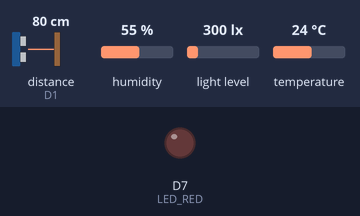
Bench run of a sketch on a simulated ESP8266 (NodeMCU). On the bench: output pins drawn as LEDs (lit = HIGH). Dashed ring = blinking. Inputs (shaded band) come from the test bench; at power-on: humidity 55 %, distance to the obstacle (sensor on D1) 80 cm, light level 300 lx, temperature 24 °C. The echo pulse lasts 58.3 µs per cm; WiFi joins after 1.5 s; servers stay silent unless stated; uploads are accepted with an empty reply; the local clock reads 2024-03-15 10:24:30 at power-on unless the sketch sets it; pins used as bus, display or sensor lines are not drawn; what the sketch prints to the serial monitor is not drawn.

Above: at 3.2 s.
3.3 s: humidity set to 79 %
At 5.6 s:
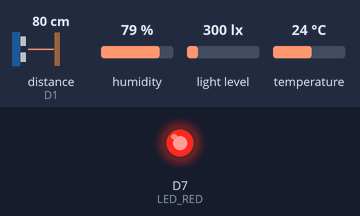
15.2 s: humidity set to 82 %
At 23.1 s:
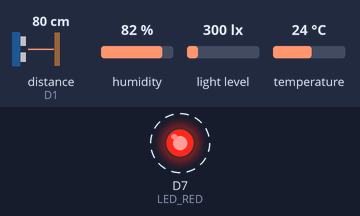
Timing chart, 0 to 28.8 s (numbered marks = the images above; inputs shaded):
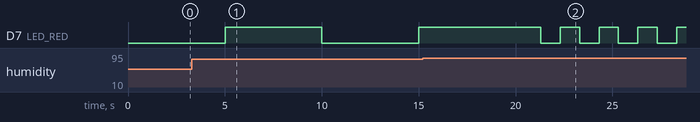

Measured:
- the behaviour switches between 80 and 81 % on humidity (found by bisection; images 1 and 2)

The sketch:

all_function_UpdateLEDCount.ino
```cpp
#include <ESP8266WiFi.h>                 // Wi-Fi สำหรับ ESP8266
#include <WiFiClientSecure.h>            // TLS สำหรับ Telegram
#include <UniversalTelegramBot.h>        // ไลบรารี Telegram Bot
#include <ESP8266HTTPClient.h>           // HTTPClient สำหรับเรียก REST Firebase
#include <WiFiClientSecureBearSSL.h>     // TLS client สำหรับ Firebase
#include <DHT.h>                         // ไลบรารี DHT22
#include <Wire.h>                        // I2C สำหรับ BH1750
#include <BH1750.h>                      // ไลบรารี BH1750 (วัดแสง)
#include <time.h>                        // NTP time

#define DHTPIN   D2                      // ขา DATA ของ DHT22 ใช้ D2
#define DHTTYPE  DHT22                   // ประเภทเซนเซอร์ DHT
DHT dht(DHTPIN, DHTTYPE);                // สร้างอ็อบเจ็กต์ DHT

#define LED_RED  D7                      // ไฟ/รีเลย์แจ้งเตือน (ตัวอย่าง) ใช้ D7

#define TRIG_PIN D0                      // Ultrasonic: TRIG = D0
#define ECHO_PIN D1                      // Ultrasonic: ECHO = D1 (ผ่านตัวแบ่งแรงดัน)
int counter = 0;

#define SDA_PIN  D4                      // BH1750: SDA = D4
#define SCL_PIN  D3                      // BH1750: SCL = D3
BH1750 lightMeter;                       // อ็อบเจ็กต์วัดแสง (ค่าเริ่มต้นที่อยู่ 0x23)

const char* ssid     = "P";              // ชื่อ Wi-Fi
const char* password = "pppppppp";       // รหัสผ่าน Wi-Fi

#define BOT_TOKEN "8272302286:AAGDHjg8xaVWAxOSwjo_7DWaJzcLNWGzSgE"  // โทเคน Telegram Bot
#define CHAT_ID   "6009634163"                                     // Chat ID ปลายทาง

WiFiClientSecure telegram_client;         // TLS client สำหรับ Telegram
UniversalTelegramBot bot(BOT_TOKEN, telegram_client); // ตัวบอท

const char* RTDB_HOST = "testexsamplefinaliot01-default-rtdb.asia-southeast1.firebasedatabase.app"; // โฮสต์ RTDB (ไม่ใส่ https://)
const char* DATABASE_SECRET = "I9xnnyp3W8Tqs4qm3hI012cOwopS6U91t3MLuZtD";                           // Database secret (เดโม)

unsigned long lastSample = 0;            // เวลาอ่านครั้งล่าสุด (ms)
const unsigned long SAMPLE_EVERY_MS = 5000; // อ่านทุก 5 วินาที

// ================== [เพิ่มใหม่] ตัวแปรควบคุม LED ด้วย count ==================
/*
  - นับเพิ่มทุกครั้งที่มีการเก็บตัวอย่าง (ทุก 5 วินาที)
  - ถ้า count % 2 == 0 -> LED_RED = LOW (OFF)
  - ถ้า count % 2 != 0 -> LED_RED = HIGH (ON)
  - ส่งค่า led ("ON"/"OFF") และ count ไป Firebase ทั้ง latest และ history
*/
unsigned long count = 0;                 // [เพิ่มใหม่] ตัวนับสำหรับ LED_RED
// ============================================================================

// ธงกันสแปมการแจ้งเตือน (ส่งครั้งเดียวเมื่อเข้าเงื่อนไข แล้วรีเซ็ตเมื่อกลับปกติ)
bool sentTempHigh = false;               // เตือนอุณหภูมิสูง
bool sentHumiHigh = false;               // เตือนความชื้นสูง
bool sentDistLow  = false;               // เตือนระยะต่ำ
bool sentLuxLow   = false;               // เตือนแสงต่ำ

void BlynkLED(){                         // ฟังก์ชันกระพริบไฟเป็นการแจ้งเตือนภายในสถานที่
  for(int i=0; i<=10; i++){              // กระพริบ 11 รอบ
    digitalWrite(LED_RED, HIGH);         // ติด
    delay(1000);                         // 1 วินาที
    digitalWrite(LED_RED, LOW);          // ดับ
    delay(1000);                         // 1 วินาที
  }
}

void setupTime() {                        // ตั้งค่า NTP เพื่อได้เวลาจริง (UTC+7)
  configTime(7 * 3600, 0, "pool.ntp.org", "time.nist.gov"); // ตั้ง timezone +7
  for (int i=0; i<30 && time(nullptr) < 100000; ++i) { delay(500); } // รอเวลาเซ็ต
}

float readDistance_cm() {                 // อ่านระยะทางจาก Ultrasonic (cm)
  digitalWrite(TRIG_PIN, LOW); delayMicroseconds(2);  // เคลียร์พัลส์
  digitalWrite(TRIG_PIN, HIGH); delayMicroseconds(10);// TRIG 10µs
  digitalWrite(TRIG_PIN, LOW);                         // จบพัลส์

  unsigned long us = pulseIn(ECHO_PIN, HIGH, 30000UL); // วัดเวลาที่ ECHO=HIGH (timeout 30ms)
  if (us == 0) return NAN;                  // ถ้าเกินระยะ/ไม่สะท้อน คืน NAN
  return (us * 0.0343f) / 2.0f;             // ระยะ(cm) = เวลา(µs)*0.0343/2 (ไป-กลับ)
}

bool firebasePUT(const String& url, const String& json) { // PUT ข้อมูลขึ้น RTDB ด้วย REST
  std::unique_ptr<BearSSL::WiFiClientSecure> fb(new BearSSL::WiFiClientSecure()); // TLS client
  fb->setInsecure();                          // เดโม: ไม่ตรวจ cert (โปรดักชันควร pin cert)

  HTTPClient https;                           // ตัวช่วย HTTP
  if (!https.begin(*fb, url)) {               // เปิดการเชื่อมต่อไปยัง URL
    Serial.println("[FB] begin() failed");    // เริ่มไม่สำเร็จ
    return false;                             // คืน false
  }
  https.addHeader("Content-Type", "application/json"); // กำหนด header
  int code = https.PUT(json);                 // ส่งคำสั่ง PUT พร้อมเพย์โหลด JSON
  bool ok = (code >= 200 && code < 300);      // สำเร็จเมื่อรหัส 2xx
  Serial.printf("[FB] PUT %s -> %d\n", url.c_str(), code); // พิมพ์สถานะ
  if (!ok) Serial.printf("[FB] resp: %s\n", https.getString().c_str()); // แสดง response เมื่อผิดพลาด
  https.end();                                // ปิดการเชื่อมต่อ
  return ok;                                  // คืนผลลัพธ์
}

void sendOnce(bool &flag, const String& msg) { // ส่งข้อความ Telegram หนึ่งครั้งต่อสถานะ
  if (!flag) {                                 // ถ้ายังไม่เคยส่งในสถานะนี้
    bot.sendMessage(CHAT_ID, msg, "");         // ส่งข้อความ (ไม่มี markdown)
    flag = true;                               // ตั้งธงว่าถูกส่งแล้ว
  }
}
void resetFlag(bool &flag) { if (flag) flag = false; } // รีเซ็ตธงเมื่อค่ากลับสู่ปกติ

void setup() {
  Serial.begin(115200);                        // เปิด Serial สำหรับดีบัก
  delay(200);                                  // หน่วงเล็กน้อย
  pinMode(LED_RED, OUTPUT);                    // ตั้งขาไฟเป็นเอาต์พุต

  pinMode(TRIG_PIN, OUTPUT);                   // TRIG เป็นเอาต์พุต
  pinMode(ECHO_PIN, INPUT);                    // ECHO เป็นอินพุต (ผ่านตัวแบ่งแรงดัน)
  digitalWrite(TRIG_PIN, LOW);                 // เคลียร์ TRIG

  dht.begin();                                 // เริ่มต้น DHT22

  Wire.begin(SDA_PIN, SCL_PIN);                // เริ่ม I2C (SDA=D4, SCL=D3)
  if (!lightMeter.begin(BH1750::CONTINUOUS_HIGH_RES_MODE)) { // เริ่ม BH1750 โหมดละเอียดต่อเนื่อง
    Serial.println("BH1750 init failed. Check wiring/address."); // แจ้งถ้าล้มเหลว
  } else {
    Serial.println("BH1750 ready");            // พร้อมใช้งาน
  }

  WiFi.begin(ssid, password);                  // ต่อ Wi-Fi
  Serial.print("Connecting WiFi");             // แจ้งสถานะ
  while (WiFi.status() != WL_CONNECTED) { delay(500); Serial.print("."); } // รอเชื่อมต่อ
  Serial.println(" Connected!");               // เชื่อมสำเร็จ

  telegram_client.setInsecure();               // เดโม: ไม่ตรวจ cert Telegram
  bot.sendMessage(CHAT_ID, "ESP8266 ready", ""); // แจ้งเริ่มพร้อมใช้งาน

  setupTime();                                 // ตั้งค่า NTP สำหรับ timestamp

  // ================== [เพิ่มใหม่] กำหนดสถานะเริ่มต้นของ LED ตาม count ==================
  // เริ่มต้น count = 0 (ประกาศด้านบน) -> 0 % 2 == 0 ดังนั้น LED เริ่มเป็น LOW (OFF)
  digitalWrite(LED_RED, LOW);
  // ============================================================================
}

void loop() {
  if (millis() - lastSample < SAMPLE_EVERY_MS) return; // ยังไม่ถึงรอบอ่าน ขอกลับก่อน
  lastSample = millis();                      // ปรับเวลารอบล่าสุด

  float t   = dht.readTemperature();          // อ่านอุณหภูมิ (°C)
  float h   = dht.readHumidity();             // อ่านความชื้น (%RH)
  float dcm = readDistance_cm();              // อ่านระยะทาง (cm)
  float lux = lightMeter.readLightLevel();    // อ่านความสว่าง (lx)
  if (lux < 0) lux = NAN;                     // บางครั้ง BH1750 อาจคืนค่าติดลบ ให้ถือว่าอ่านผิด

  Serial.printf("T=%s C | H=%s %% | D=%s cm | L=%s lx\n", // สรุปค่าที่อ่านได้
    isnan(t) ? "-" : String(t,1).c_str(),
    isnan(h) ? "-" : String(h,1).c_str(),
    isnan(dcm) ? "-" : String(dcm,1).c_str(),
    isnan(lux) ? "-" : String(lux,1).c_str()
  );

  // ===== เงื่อนไขแจ้งเตือน Telegram (ไม่มีอีโมจิ) =====
  if (!isnan(t) && t > 30.0) {                // ถ้าอุณหภูมิ > 30°C
    sendOnce(sentTempHigh, "Temperature high: " + String(t,1) + " C"); // ส่งครั้งเดียวต่อสถานะ
  } else {
    resetFlag(sentTempHigh);                  // กลับสู่ปกติ รีเซ็ตให้พร้อมแจ้งครั้งต่อไป
  }

  if (!isnan(h) && h > 80.0) {                // ถ้าความชื้น > 80%RH
    sendOnce(sentHumiHigh, "Humidity high: " + String(h,1) + " %"); // ส่งเตือน
    BlynkLED();                               // กระพริบไฟเป็นสัญญาณภายใน
  } else {
    resetFlag(sentHumiHigh);                  // รีเซ็ตธง
  }

  if (!isnan(dcm) && dcm < 10.0) {            // ถ้าระยะทาง < 10 cm
    sendOnce(sentDistLow, "Distance low: " + String(dcm,1) + " cm"); // ส่งเตือน
  } else {
    resetFlag(sentDistLow);                   // รีเซ็ตธง
  }

  if (!isnan(lux) && lux < 10.0) {            // ถ้าแสง < 10 lux
    sendOnce(sentLuxLow, "Light low: " + String(lux,1) + " lx"); // ส่งเตือน
  } else {
    resetFlag(sentLuxLow);                    // รีเซ็ตธง
  }

  // ================== [เพิ่มใหม่] นับรอบและควบคุม LED ตาม count % 2 ==================
  count++;                                    // เพิ่มตัวนับทุกครั้งที่เก็บตัวอย่าง
  bool ledOn = (count % 2 != 0);              // คำนวณสถานะ LED: คี่ = ON, คู่ = OFF
  digitalWrite(LED_RED, ledOn ? HIGH : LOW);  // สั่ง LED จริงตามสถานะ
  String ledStr = ledOn ? "ON" : "OFF";       // สร้างสตริงสำหรับบันทึกขึ้น Firebase
  // =====================================================================

  // ===== อัปเดตขึ้น Firebase (latest + history) =====
  time_t now = time(nullptr);                 // เวลาปัจจุบัน (วินาที)
  unsigned long ts = (now > 100000) ? (unsigned long)now * 1000UL : millis(); // timestamp เป็น ms
  String base = String("https://") + RTDB_HOST; // โครงสร้าง URL พื้นฐาน

  String urlLatest = base + "/latest.json?auth=" + DATABASE_SECRET;          // ปลายทางเก็บค่าสุดท้าย
  String urlHist   = base + "/history/" + String(ts) + ".json?auth=" + DATABASE_SECRET; // ปลายทางเก็บประวัติ

  String jsonLatest = "{";                    // สร้างเพย์โหลด JSON ของ /latest
  bool comma = false;                         // ตัวช่วยใส่คอมมา
  if (!isnan(t))   { jsonLatest += "\"temperature\":" + String(t,1); comma = true; } // temp
  if (!isnan(h))   { jsonLatest += (comma?",":"") + String("\"humidity\":") + String(h,1); comma = true; } // hum
  jsonLatest       += (comma?",":"") + String("\"distance\":") + (isnan(dcm)? String("null") : String(dcm,1)); comma = true; // dist
  jsonLatest       += (comma?",":"") + String("\"lux\":")     + (isnan(lux)? String("null") : String(lux,1)); comma = true;  // lux

  // ------------------ [เพิ่มใหม่] ใส่ led และ count ลง latest ------------------
  jsonLatest       += (comma?",":"") + String("\"led\":\"") + ledStr + String("\""); comma = true;   // led: "ON"/"OFF"
  jsonLatest       += (comma?",":"") + String("\"count\":") + String(count);                         // count (ตัวเลข)
  // ---------------------------------------------------------------------------

  jsonLatest       += ",\"ts\":" + String(ts) + "}";           // time stamp

  String jsonHist = "{";                      // สร้างเพย์โหลด JSON ของ /history/<ts>
  comma = false;                              // รีเซ็ตตัวช่วยคอมมา
  if (!isnan(t))   { jsonHist += "\"temperature\":" + String(t,1); comma = true; } // temp
  if (!isnan(h))   { jsonHist += (comma?",":"") + String("\"humidity\":") + String(h,1); comma = true; } // hum
  jsonHist         += (comma?",":"") + String("\"distance\":") + (isnan(dcm)? String("null") : String(dcm,1)); comma = true; // dist
  jsonHist         += (comma?",":"") + String("\"lux\":")      + (isnan(lux)? String("null") : String(lux,1)); comma = true; // lux

  // ------------------ [เพิ่มใหม่] ใส่ led และ count ลง history ------------------
  jsonHist         += (comma?",":"") + String("\"led\":\"") + ledStr + String("\""); comma = true;   // led: "ON"/"OFF"
  jsonHist         += (comma?",":"") + String("\"count\":") + String(count);                         // count
  // ---------------------------------------------------------------------------

  jsonHist         += "}";                     // ปิด JSON

  bool a = firebasePUT(urlLatest, jsonLatest); // PUT /latest
  bool b = firebasePUT(urlHist,   jsonHist);   // PUT /history/<ts>
  if (a && b) {
    Serial.println("[OK] Firebase latest + history updated"); // รายงานผล
  }
}
```
